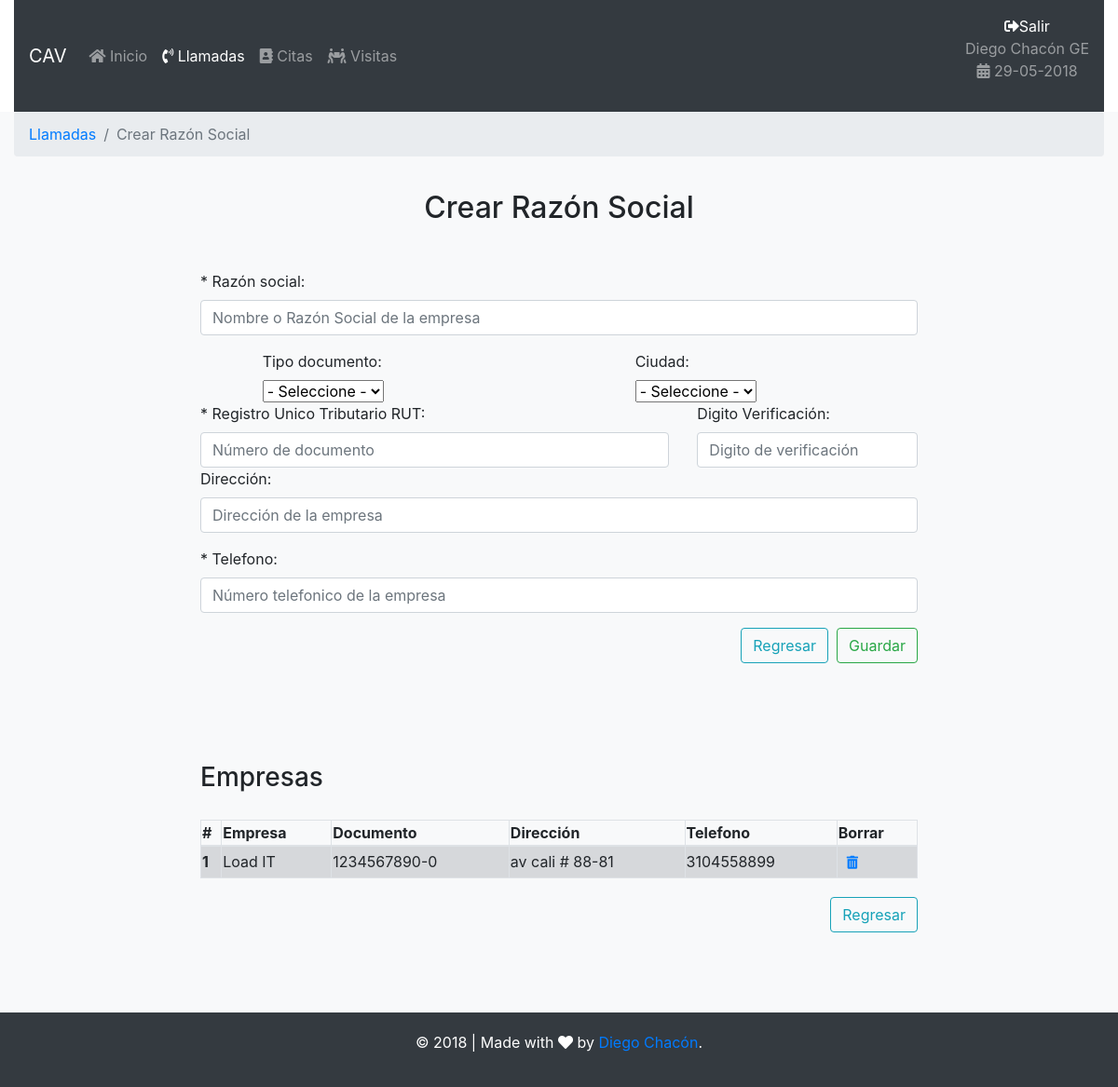
/company.php (signed in), run on the app's committed database.
### tables this page shows
CREATE TABLE IF NOT EXISTS `company` (
  `id` INT NOT NULL AUTO_INCREMENT COMMENT '',
  `user_id` INT NOT NULL COMMENT '',
  `name` VARCHAR(150) NOT NULL COMMENT '',
  `document_type_id` INT NOT NULL COMMENT '',
  `document` INT NOT NULL COMMENT '',
  `dv` TINYINT(10) NULL COMMENT '',
  `address` VARCHAR(100) NULL COMMENT '',
  `city_id` INT NOT NULL COMMENT '',
  `phone` TINYTEXT NOT NULL COMMENT '',
  `date_sys` DATETIME NULL COMMENT '',
  `state` TINYINT(1) NULL COMMENT '',
  PRIMARY KEY (`id`)  COMMENT '',
  INDEX `fk_company_city1_idx` (`city_id` ASC)  COMMENT '',
  INDEX `fk_company_document_type1_idx` (`document_type_id` ASC)  COMMENT '',
  INDEX `fk_company_user1_idx` (`user_id` ASC)  COMMENT '',
  CONSTRAINT `fk_company_city1`
    FOREIGN KEY (`city_id`)
    REFERENCES `city` (`id`)
    ON DELETE NO ACTION
    ON UPDATE NO ACTION,
  CONSTRAINT `fk_company_document_type1`
    FOREIGN KEY (`document_type_id`)
    REFERENCES `document_type` (`id`)
    ON DELETE NO ACTION
    ON UPDATE NO ACTION,
  CONSTRAINT `fk_company_user1`
    FOREIGN KEY (`user_id`)
    REFERENCES `user` (`id`)
    ON DELETE NO ACTION
    ON UPDATE NO ACTION);

### lib/conn/session.php (called while the page is built, shortened)
<?php
if (isset($_SESSION['usuario'])){
	$nombre = $_SESSION['usuario']['name'];
	$apellido = $_SESSION['usuario']['lastname'];
	$profileid = $_SESSION['usuario']['profile_id'];
	if ($profileid==1) {
		$cargo = "GE";
	}else if ($profileid==2) {
		$cargo = "GC";
	}else if ($profileid==3) {
		$cargo = "VE";
	}else if ($profileid==4) {
		$cargo = "SC";
	}
}else{
	header("location:index");
}
?>

### lib/CompanyCreate.php (called while the page is built, shortened)
<?php
class CompanyCreate
{
	function ReadCompany($conn, $idUsuar){
		$sql = "
		SELECT id, CONCAT(document,'-', dv) as doc, name, address, phone FROM company WHERE user_id = $idUsuar AND state = 1;";
		$r = mysqli_query($conn, $sql);
		$rCompany = array();
		while($row = mysqli_fetch_assoc($r)){
			array_push($rCompany, $row);
		}
		return $rCompany;
	}
}
 ?>

### company.php (the view, shortened to what this page needs)
<?php
	require 'lib/conn/session.php';
	require 'lib/conn/conn.php';
	require 'lib/CompanyCreate.php';
	$consult = new CompanyCreate();
	$idUsuar = $_SESSION['usuario']['id'];
?>
<!DOCTYPE html>
<html lang="en">
<head>
    <link rel="stylesheet" href="https://use.fontawesome.com/releases/v5.0.9/css/all.css">
	<link rel="stylesheet" href="https://stackpath.bootstrapcdn.com/bootstrap/4.1.1/css/bootstrap.min.css">
	<link rel="stylesheet" type="text/css" href="css/style.css"/>
</head>
<body>
	<section class="container-fluid">
		<nav class="navbar navbar-expand-lg navbar-dark bg-dark">
		  <a class="navbar-brand" href="#">CAV</a>
		  <div class="collapse navbar-collapse text-center" id="navbarText">
		    <ul class="navbar-nav mr-auto">
		      <li class="nav-item">
		        <a class="nav-link" href="home"><i class="fas fa-home"></i> Inicio <span class="sr-only">(current)</span></a>
		      </li>
		      <li class="nav-item active">
		        <a class="nav-link" href="calls"><i class="fas fa-phone-volume"></i> Llamadas</a>
		      </li>
		      <li class="nav-item">
		        <a class="nav-link" href="#"><i class="fas fa-address-book"></i> Citas</a>
		      </li>
		      <li class="nav-item">
		        <a class="nav-link" href="#"><i class="fas fa-people-carry"></i> Visitas</a>
		      </li>
		    </ul>
		    <span class="navbar-text">
		      <?php
		      $datesys = date("d-m-Y");
		      print '<a href="lib/logout.php"><i class="fas fa-sign-out-alt"></i>Salir</a><p>'.$nombre." ".$apellido.' '.$cargo.' <br><i class="fas fa-calendar-alt"></i> '.$datesys. '</p>'?>
		    </span>
		  </div>
		</nav>
	</section>
	<section class="container-fluid bg-light">
		<?php include 'html/breadcrumbRS.php'; ?>
		<div class="wrap-footer text-center">
			<h2>Crear Razón Social</h2>
		</div>
	</section>
	<section class="container-fluid bg-light">
		<div class="wrap-footer">
			<div class="row">
				<div class="col-md-8 offset-md-2">
					<form action="company" method="POST" enctype="multipart/form-data">
						<div class="form-group text-left">
							<label for="name">* Razón social:</label>
							<input type="text" name="name" id="name" class="form-control" required placeholder="Nombre o Razón Social de la empresa"></input>
						</div>
						<div class="row">
					      <div class="col-6 col-sm-4 offset-md-1">
					        <label for="doctype">Tipo documento:</label>
							<select id="doctype" name="doctype">
								<option value="0"> - Seleccione - </option>
							</select>
					      </div>
					      <div class="col-6 col-sm-3 offset-md-2">
					        <label for="city">Ciudad:</label>
							<select id="city" name="city">
								<option value="0"> - Seleccione - </option>
							</select>
					      </div>
					    </div>
						<div class="row">
							<div class="col-4 col-sm-8">
						        <label for="rut">* Registro Unico Tributario RUT:</label>
								<input type="number" name="rut" id="rut" class="form-control" required placeholder="Número de documento"</input>
						      </div>
						      <div class="col-6 col-sm-4">
						        <label for="dv">Digito Verificación: </label>
								<input type="number" name="dv" id="dv" class="form-control" placeholder="Digito de verificación" minlength="0" maxlength="1"></input>
						      </div>
						</div>
						<div class="form-group text-left">
							<label for="direction">Dirección:</label>
							<input type="text" name="direction" id="direction" class="form-control" placeholder="Dirección de la empresa"></input>
						</div>
						<div class="form-group text-left">
							<label for="phone">* Telefono:</label>
							<input type="number" name="phone" id="phone" class="form-control" required placeholder="Número telefonico de la empresa"></input>
						</div>
						<div class="form-group text-right">
							<input type="button" name="back" value="Regresar" class="btn btn-outline-info" id="back" />
							<input type="submit" name="enviar" value="Guardar" class="btn btn-outline-success" />
						</div>
					</form>
				</div>
			</div>
		</div>
	</section>
	<section class="container-fluid bg-light">
		<div class="wrap">
			<div class="row">
				<div class="col-md-8 offset-md-2">
					<div class="wrap-footer text-left">
						<h3>Empresas</h3>
					</div>
					<table class="table-responsive-lg table-hover table-striped table-bordered" width='100%'>
						<thead>
							<tr>
								<th scope="col">#</th>
								<th scope="col">Empresa</th>
								<th scope="col">Documento</th>
								<th scope="col">Dirección</th>
								<th scope="col">Telefono</th>
								<th scope="col">Borrar</th>
							</tr>
						</thead>
						<tbody>
							<?php
								$rCompany = $consult->ReadCompany($conn, $idUsuar);
								for ($i=0; $i < count($rCompany) ; $i++) {
									$row = $i+1;
									print '<tr class="table-secondary">';
									print '<th scope="row"">'.$row.'</th>';
									print '<td>'.$rCompany[$i]["name"].'</td>';
									print '<td>'.$rCompany[$i]["doc"].'</td>';
									print '<td>'.$rCompany[$i]["address"].'</td>';
									print '<td>'.$rCompany[$i]["phone"].'</td>';
									print '<td><a class="btn btn-outline-link btn-sm" href="company.php?m=D&id='.$rCompany[$i]["id"].'"><i class="fas fa-trash-alt"></i></a></td>';
									print '</tr>';
								}
							?>
						</tbody>
					</table>
					<div class="wrap-footer form-group text-right">
						<input type="button" name="back" value="Regresar" class="btn btn-outline-info" id="back" />
					</div>
				</div>
			</div>
		</div>
	</section>
	<?php require 'html/footer.php'; ?>
</body>
</html>

### css/style.css (style rules this page uses)
body { padding-top: 0px; }
.text-center { text-align: center; }
.wrap { padding-top: 50px; padding-bottom: 50px; }
.wrap-footer { padding-top: 20px; padding-bottom: 20px; }

### data on the page
company: row "1", name "Load IT", doc "1234567890-0", address "av cali # 88-81", phone "3104558899"

### other printed values
$nombre "Diego"
$apellido "Chacón"
$cargo "GE"
